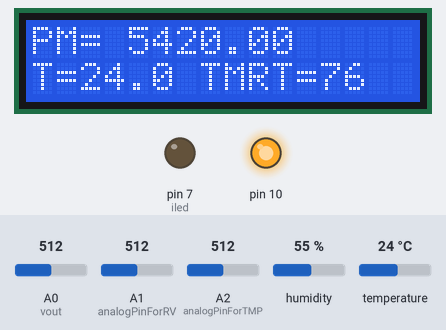
The sketch below on a simulated Arduino Uno, built with avr-gcc and run on an emulated ATmega328P. Parts: 16×2 character LCD, output pins drawn as LEDs (lit = HIGH). The inputs (shaded band) are chosen by the test bench; at power-on: temperature 24 °C, A0 (vout) = 512, A1 (analogPinForRV) = 512, A2 (analogPinForTMP) = 512, humidity 55 %. The local clock reads 2024-03-15 10:24:30 at power-on unless the sketch sets it; storage starts empty; what the sketch prints to the serial monitor is not drawn.

Above: at 1.2 s.
1.3 s: temperature set to 12 °C
At 6.1 s:
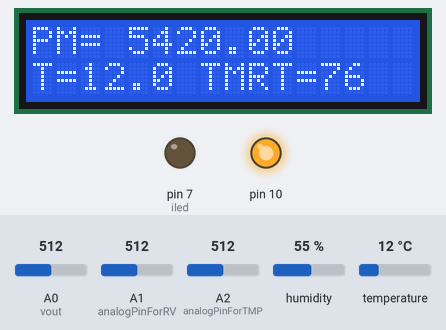
6.9 s: A0 (vout) set to 716
At 11.0 s:
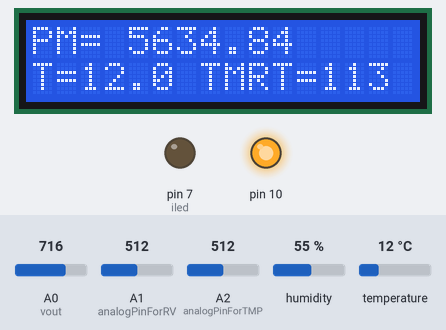
17.2 s: A1 (analogPinForRV) set to 450
22.3 s: A1 (analogPinForRV) set to 430
32.7 s: temperature set to 19 °C
At 37.7 s:
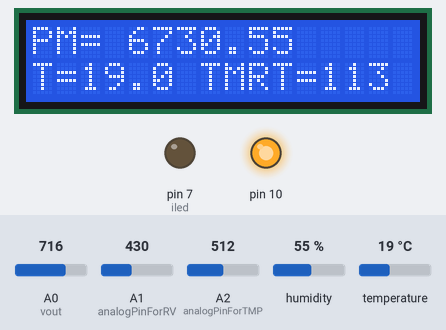
43.0 s: A0 (vout) set to 992
At 47.4 s:
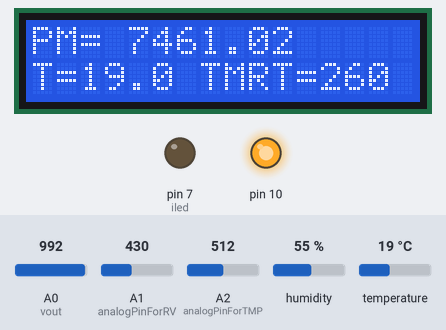
Timing chart, 0 to 48.9 s (numbered marks = the images above; inputs shaded):
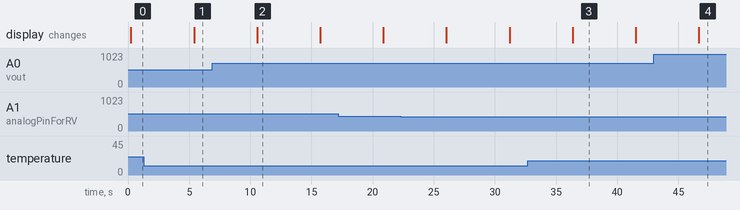

The sketch:

new_thermistor_sensor__2_.ino
```cpp
#define        COV_RATIO                       0.2            //ug/mmm / mv
#define        NO_DUST_VOLTAGE                 400            //mv
#define        SYS_VOLTAGE                     5000

#include <math.h>
#include <LiquidCrystal_I2C.h>
#include <Wire.h>
#include <DS3231.h>
#include <SD.h>
#include <SPI.h>
#include <OneWire.h>
#include "DHT.h"

// which analog pin to connect for Thermistor
#define THERMISTORPIN A0
// how many samples to take and average, more takes longer
// but is more 'smooth'
#define NUMSAMPLES 5
// the value of the 'other' resistor
#define SERIESRESISTOR 10000

#define DHTPIN 2     // what digital pin we're connected to
#define DHTTYPE DHT22   // DHT 22  (AM2302), AM2321

DHT dht(DHTPIN, DHTTYPE); //Temperature and humidity sensor

#define analogPinForRV    1   // change to pins you the analog pins are using for the wind sensor
#define analogPinForTMP   2   // for the wind sensor

const int chipSelect = 10; //Declare Pin 10 for SD Card Module

File myFile; //Declare filename for SD Card

LiquidCrystal_I2C lcd(0x27,16,2);  // set the LCD address to 0x27 for a 16 chars and 2 line display

// Init the DS3231 using the hardware interface for the clock
DS3231  rtc(SDA, SCL);

/*
I/O define
*/
const int iled = 7;                                            //drive the led of sensor D7
const int vout = 0;                                            //analog input A0

/*
variable
*/
float density, voltage;
int   adcvalue;

/*
private function
*/
int Filter(int m)
{
  static int flag_first = 0, _buff[10], sum;
  const int _buff_max = 10;
  int i;

  if(flag_first == 0)
  {
    flag_first = 1;

    for(i = 0, sum = 0; i < _buff_max; i++)
    {
      _buff[i] = m;
      sum += _buff[i];
    }
    return m;
  }
  else
  {
    sum -= _buff[0];
    for(i = 0; i < (_buff_max - 1); i++)
    {
      _buff[i] = _buff[i + 1];
    }
    _buff[9] = m;
    sum += _buff[9];

    i = sum / 10.0;
    return i;
  }
}

// to calibrate your sensor, put a glass over it, but the sensor should not be
// touching the desktop surface however.
// adjust the zeroWindAdjustment until your sensor reads about zero with the glass over it.

const float zeroWindAdjustment =  -0.01; // negative numbers yield smaller wind speeds and vice versa.

int TMP_Therm_ADunits;  //temp termistor value from wind sensor
float RV_Wind_ADunits;    //RV output from wind sensor
float RV_Wind_Volts;
unsigned long lastMillis;
int TempCtimes100;
float zeroWind_ADunits;
float zeroWind_volts;
float WindSpeed_MPH;

double Thermistor(int RawADC) {
 double Temp;
 Temp = log(10000.0*((1024.0/RawADC-1)));
  //Temp       =log(10000.0/(1024.0/RawADC-1)); // for pull-up configuration
 Temp = 1 / (0.001129148 + (0.000234125 + (0.0000000876741 * Temp * Temp ))* Temp );
 Temp = Temp - 273.15;            // Convert Kelvin to Celcius
 Temp = (Temp * 9.0)/ 5.0 + 32.0; // Convert Celcius to Fahrenheit
 return Temp;
}

void setup()
{
  pinMode(iled, OUTPUT);
  digitalWrite(iled, LOW);                                     //iled default closed

  Serial.begin(115200);                                         //send and receive at 115200 baud
 Serial.print("Initializing SD card...");
 // For Mega boards with an Ethernet shield, make sure the Wiznet
 // chip is not selected:
 pinMode(10, OUTPUT);
 digitalWrite(10, HIGH); // davekw7x: If it's low, the Wiznet chip corrupts the SPI bus

 // see if the card is present and can be initialized:
 if (!SD.begin(chipSelect)) {
   Serial.println("Card failed, or not present");
   // don't do anything more:
   return;
 }
 Serial.println("card initialized.");

  //Serial.print("*********************************** WaveShare ***********************************\n");
  //Serial.println("Time,Temp,PM2.5,RH");


   //   Uncomment the three lines below to reset the analog pins A2 & A3
  //   This is code from the Modern Device temp sensor (not required)
  pinMode(A2, INPUT);        // GND pin
  pinMode(A3, INPUT);        // VCC pin
  digitalWrite(A3, LOW);     // turn off pullups

  lcd.begin();  //initialize the lcd
  lcd.backlight();  //open the backlight

  // Initialize the rtc object
  rtc.begin();

//  // The following lines can be uncommented to set the date and time
//  rtc.setDOW(TUESDAY);     // Set Day-of-Week to SUNDAY
//  rtc.setTime(18, 25, 30);     // Set the time to 12:00:00 (24hr format)
//  rtc.setDate(20, 06, 2017);   // Set the date to January 1st, 2014

      Serial.println("DHTxx test!");

  dht.begin();

}

void loop() {
 Serial.println(int(Thermistor(analogRead(0))));  // display Fahrenheit
 delay(100);

  /*
  get adcvalue
  */
  digitalWrite(iled, HIGH);
  delayMicroseconds(280);
  adcvalue = analogRead(vout);
  digitalWrite(iled, LOW);

  adcvalue = Filter(adcvalue);

  /*
  covert voltage (mv)
  */
  voltage = (SYS_VOLTAGE / 1024.0) * adcvalue * 11;

  /*
  voltage to density
  */
  if(voltage >= NO_DUST_VOLTAGE)
  {
    voltage -= NO_DUST_VOLTAGE;

    density = voltage * COV_RATIO;
  }
  else
    density = 0;

  // Reading temperature or humidity takes about 250 milliseconds!
  // Sensor readings may also be up to 2 seconds 'old' (its a very slow sensor)
  float h = dht.readHumidity();
  // Read temperature as Celsius (the default)
  float t = dht.readTemperature();
  // Read temperature as Fahrenheit (isFahrenheit = true)
  float f = dht.readTemperature(true);

  // Check if any reads failed and exit early (to try again).
  if (isnan(h) || isnan(t) || isnan(f)) {
    Serial.println("Failed to read from DHT sensor!");
    return;
  }

  // Compute heat index in Fahrenheit (the default)
  float hif = dht.computeHeatIndex(f, h);
  // Compute heat index in Celsius (isFahreheit = false)
  float hic = dht.computeHeatIndex(t, h, false);

   TMP_Therm_ADunits = analogRead(analogPinForTMP);
    RV_Wind_ADunits = analogRead(analogPinForRV);
    RV_Wind_Volts = (RV_Wind_ADunits *  0.0048828125);

    // these are all derived from regressions from raw data as such they depend on a lot of experimental factors
    // such as accuracy of temp sensors, and voltage at the actual wind sensor, (wire losses) which were unaccouted for.
    TempCtimes100 = (0.005 *((float)TMP_Therm_ADunits * (float)TMP_Therm_ADunits)) - (16.862 * (float)TMP_Therm_ADunits) + 9075.4;

    zeroWind_ADunits = -0.0006*((float)TMP_Therm_ADunits * (float)TMP_Therm_ADunits) + 1.0727 * (float)TMP_Therm_ADunits + 47.172;  //  13.0C  553  482.39

    zeroWind_volts = (zeroWind_ADunits * 0.0048828125) - zeroWindAdjustment;

    // This from a regression from data in the form of
    // Vraw = V0 + b * WindSpeed ^ c
    // V0 is zero wind at a particular temperature
    // The constants b and c were determined by some Excel wrangling with the solver.

   WindSpeed_MPH =  pow(((RV_Wind_Volts - zeroWind_volts) /.2300) , 2.7265);

  /*
  display the result
  */
  Serial.print(rtc.getDateStr());
  Serial.print(",");
  Serial.print(rtc.getTimeStr());
  Serial.print(",");
//  Serial.print("The current dust concentration is: ");
  Serial.print(density);
//  Serial.print(" ug/m3\n");
  Serial.print(",");
  Serial.print(h);
  Serial.print(",");
  //Serial.print(" %\t");
  //Serial.print("Temperature: ");
  Serial.print(t);
  Serial.print(",");
  //Serial.print(" *C ");
//  Serial.print(f);
//  Serial.print(" *F\t");
  //Serial.print("Heat index: ");
  Serial.println(hic);
  //Serial.print(" *C ");
//  Serial.print(hif);
//  Serial.println(" *F");

    Serial.print((float)WindSpeed_MPH);
    Serial.print(" mph ");


    Serial.print(", ");Serial.print((float)WindSpeed_MPH*1609/3600);
    Serial.println(" m/s ");


//Set up space for your variables Temp, RH, PM, Thermistor Temperature
      lcd.clear();
      lcd.setCursor(0, 0);
      lcd.print("PM=");
      lcd.setCursor(4, 0);
      lcd.print(density);
      lcd.setCursor(0, 1);
      lcd.print("T="); lcd.print(t,1);
//      lcd.setCursor(8, 1);
//      lcd.print("RH="); lcd.print(h,1);
      lcd.setCursor(7,1);
      lcd.print("TMRT=");lcd.print(int(Thermistor(analogRead(0))));

//      lcd.setCursor(0, 0);
//      lcd.print(T,2);//print the temperature on lcd1602
//      lcd.setCursor(6, 0);
//      lcd.print(P,2);//print the temperature on lcd1602
//      lcd.setCursor(0, 1);
//      lcd.print((float)WindSpeed_MPH*1609/3600,2);//print the temperature on lcd1602
//      lcd.setCursor(7, 1);
//      lcd.print(rtc.getTimeStr());//print the temperature on lcd1602
//


  myFile = SD.open("AAD6.txt", FILE_WRITE);
  if (myFile) {
    myFile.print(rtc.getDateStr());
    myFile.print(",");
    myFile.print(rtc.getTimeStr());
    myFile.print(",");
    myFile.print(density);
    myFile.print(",");
    myFile.print(h);
    myFile.print(",");
    myFile.print(t);
    myFile.print(",");
    myFile.println(hic);
    myFile.close(); // close the file
  }
  // if the file didn't open, print an error:
  else {
    Serial.println("error opening AAD6.txt");
  }

  // 2-s resolution :)
   delay(5000);
}
```

Measured:
- after the input at 1.3 s, the display: changes after 4.1 s (image 1)
- after the input at 6.9 s, the display: changes after 3.7 s (image 2)
- what the display in image 2 shows lasts 5.1 s, from 10.6 s to 15.7 s
